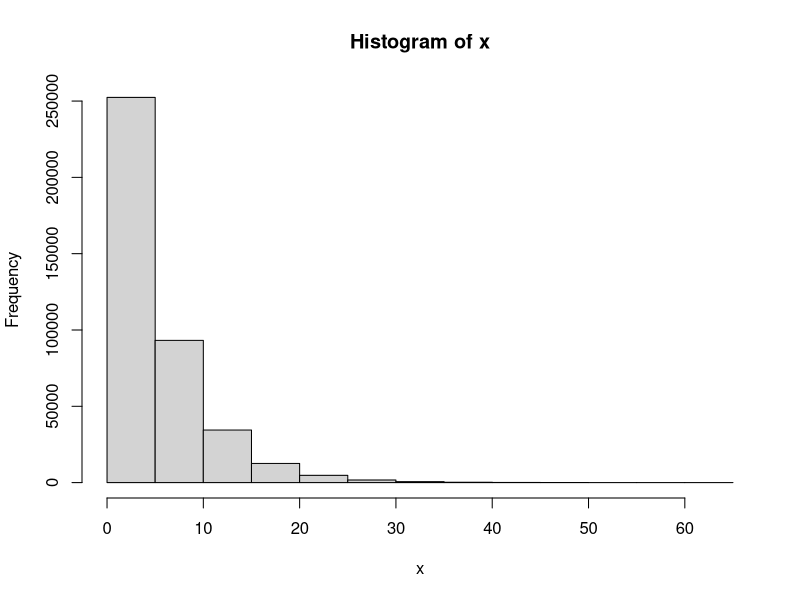
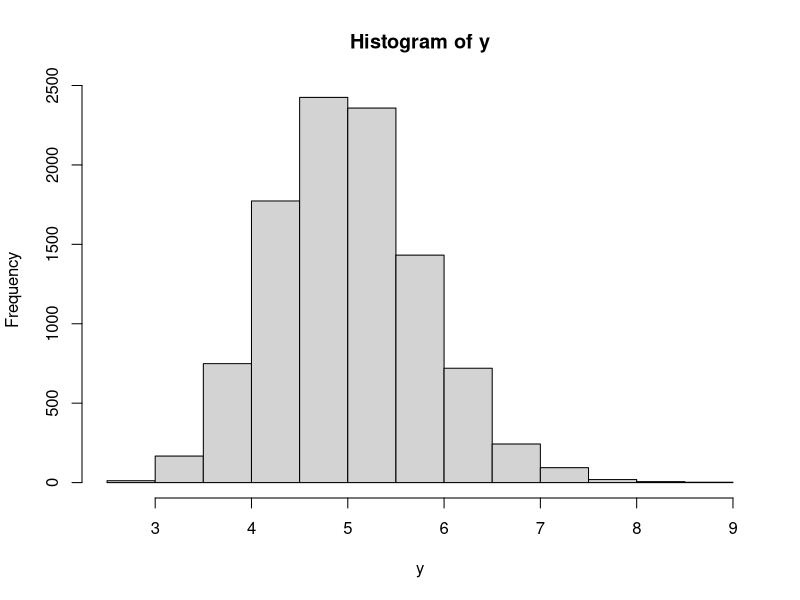

The R script that drew these images, in order:
# Code for final project
# Part 1 - exponential distribution/CLT

# Generating random samples
set.seed(123456)

# Total number of random samples
nsim <- 10000
# Number of observation per sample
obs <- 40
# Lambda parameter for distribution
lbd = 0.2
x <- matrix(rexp(nsim*obs, lbd), ncol=obs)

# Exploratory analysis od sample

# Exp. distribution:
# lambda = .2
# mean: 1/lambda = 5
# sd: 1/lambda = 5

mean(x)
sd(x)

hist(x)

# Calculate mean for each sample
y <- apply(x, 1, mean)
hist(y)
mean(y)
sd(y)

